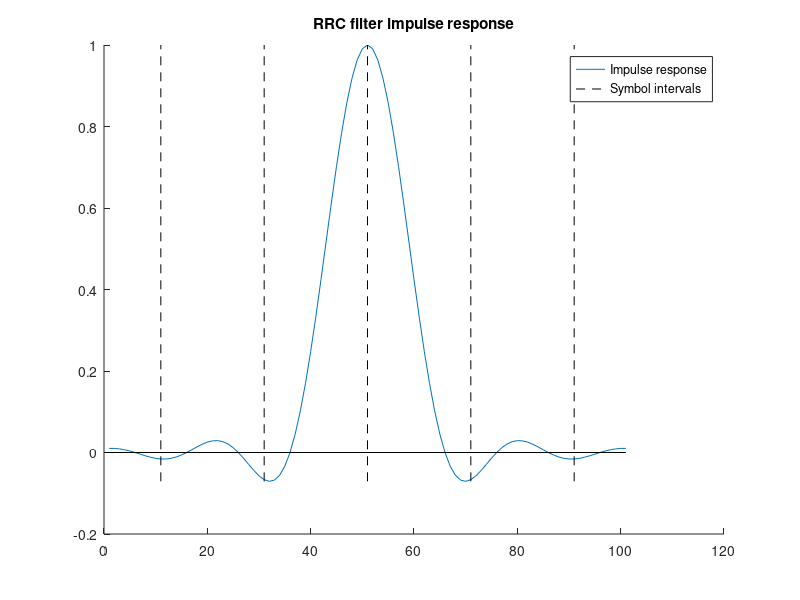
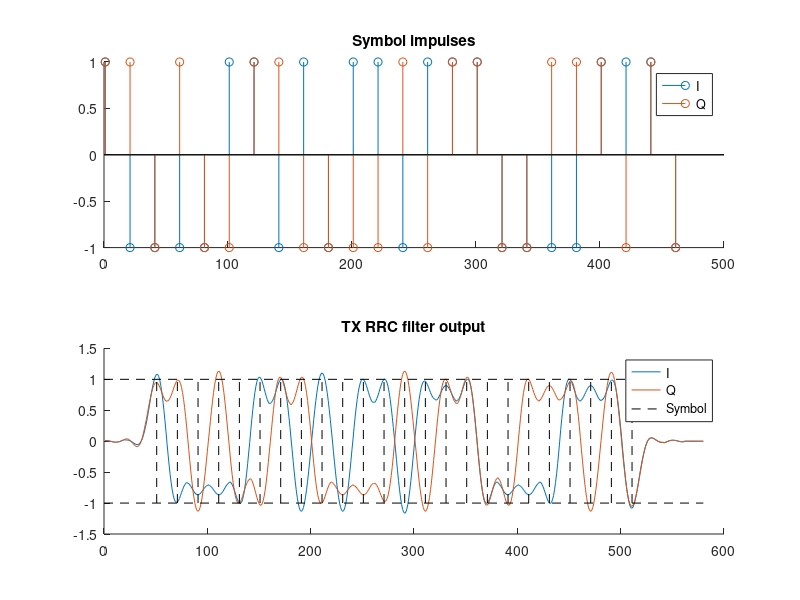
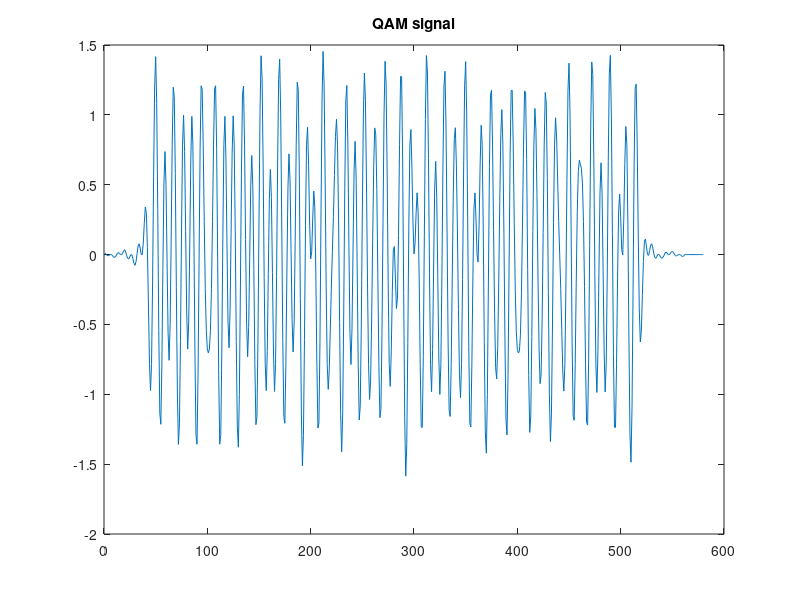
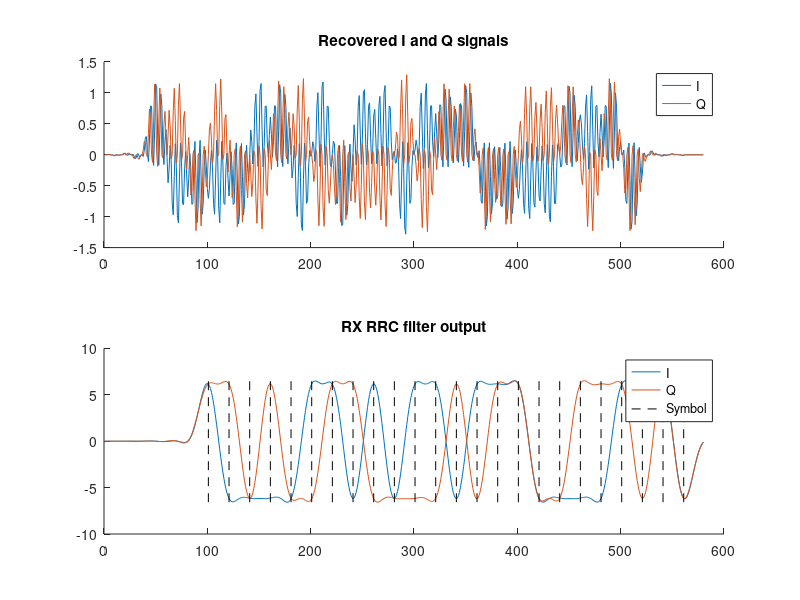

MATLAB code to generate these figures, in order: (Note: this script raises an error after producing the figures.)
clc
clear
close all;

%% QAM parameters

sampleFrequency = 96000; % Hz
carrierFrequency = 9600; % Hz (must be divisible by sampleFrequency)
pilotToneFrequency = 1000; % Hz
carrierCyclesPerSymbol = 2.0; % increasing this value will increases spectral efficiency
bitsPerSymbol = 2; % must be an even number
symbolsPerRrcFilter = 5; % number of symbols
beta = 1.0; % 0 = best spectral efficiency but requires infinite filter length, 1 = poor spectral efficiency but best ISI for finite filter length
oversampling = 1; % multiplier (1 = no oversampling)
constellationRepetitions = 5;

fprintf('Bit rate:   %0.0f bps\n', bitsPerSymbol * (carrierFrequency / carrierCyclesPerSymbol));
fprintf('Latency:    %0.2f ms\n', 1000 * symbolsPerRrcFilter * carrierCyclesPerSymbol * (1 / carrierFrequency));
fprintf('Jitter:     %0.2f ms\n', 1000 * (1 / (carrierFrequency / carrierCyclesPerSymbol)));

samplesPerSymbol = carrierCyclesPerSymbol * (sampleFrequency / carrierFrequency);

%% RRC filter - https://en.wikipedia.org/wiki/Root-raised-cosine_filter

samplesPerRrcFilterSide = (symbolsPerRrcFilter / 2) * samplesPerSymbol;
samplesPerRrcFilter = 1 + symbolsPerRrcFilter * samplesPerSymbol;

tVector = linspace(-samplesPerRrcFilterSide, samplesPerRrcFilterSide, samplesPerRrcFilter);
T = samplesPerSymbol;

rrcFilterImpulseResponse = zeros(1, length(tVector));
for index = 1:length(tVector)
    t = tVector(index);
    if t == 0
        rrcFilterImpulseResponse(index) = (1 / T) * (1 + beta * ((4 / pi) - 1));
    elseif abs(t) == (T / (4 * beta))
        rrcFilterImpulseResponse(index) = (beta / (T * sqrt(2))) * ((1 + (2 / pi)) * sin(pi / (4 * beta)) + (1 - (2 / pi)) * cos(pi / (4 * beta)));
    else
        numerator = sin(pi * (t / T) * (1 - beta)) + 4 * beta * (t / T) * cos(pi * (t / T) * (1 + beta));
        denominator = pi * (t / T) * (1 - (4 * beta * (t / T))^2);
        rrcFilterImpulseResponse(index) = (1 / T) * (numerator / denominator);
    end
end

rrcFilterImpulseResponse = rrcFilterImpulseResponse * (1 / max(rrcFilterImpulseResponse));

figure;
hold on;
plot(rrcFilterImpulseResponse);
centreIndex = samplesPerRrcFilterSide + 1;
plot([centreIndex centreIndex], [min(rrcFilterImpulseResponse), max(rrcFilterImpulseResponse)], 'k--');
for symbolCount = 1:1:floor(symbolsPerRrcFilter / 2)
    index = centreIndex - (symbolCount * samplesPerSymbol);
    plot([index index], [min(rrcFilterImpulseResponse), max(rrcFilterImpulseResponse)], 'k--');
    index = centreIndex + (symbolCount * samplesPerSymbol);
    plot([index index], [min(rrcFilterImpulseResponse), max(rrcFilterImpulseResponse)], 'k--');
end
plot([0 length(tVector)], [0 0], 'k');
title('RRC filter impulse response');
legend('Impulse response', 'Symbol intervals');

%% Symbol modulation

amplitudes = linspace(-1, 1, sqrt(2^bitsPerSymbol));

iSequence = [];
qSequence = [];
for constellationCount = 1:(1 + constellationRepetitions)
    for iSequenceIndex = 1:length(amplitudes)
        for qSequenceIndex = 1:length(amplitudes)
            iSequence = [iSequence, amplitudes(iSequenceIndex)];
            qSequence = [qSequence, amplitudes(qSequenceIndex)];
        end
    end
end

randomOrderIndexes = randperm(length(iSequence));
iSequence = iSequence(randomOrderIndexes);
qSequence = qSequence(randomOrderIndexes);

numberOfSymbols = length(iSequence);

iSequence = [iSequence, zeros(1, symbolsPerRrcFilter)];
qSequence = [qSequence, zeros(1, symbolsPerRrcFilter)];

iImpulses = zeros(1, length(iSequence) * samplesPerSymbol);
qImpulses = zeros(1, length(iSequence) * samplesPerSymbol);
for sequenceIndex = 1:numberOfSymbols
    symbolIndex = (sequenceIndex - 1) * samplesPerSymbol + 1;
    iImpulses(symbolIndex) = iSequence(sequenceIndex);
    qImpulses(symbolIndex) = qSequence(sequenceIndex);
end

iBaseband = filter(rrcFilterImpulseResponse, 1, iImpulses);
qBaseband = filter(rrcFilterImpulseResponse, 1, qImpulses);

figure;
subplot(2, 1, 1);
hold on;
title('Symbol impulses');
stem(find(iImpulses), iImpulses(iImpulses ~= 0));
stem(find(qImpulses), qImpulses(qImpulses ~= 0));
legend('I', 'Q');
subplot(2, 1, 2);
hold on;
title('TX RRC filter output');
plot(iBaseband);
plot(qBaseband);
txSymbolIndexes = (samplesPerRrcFilterSide + 1) + (0:samplesPerSymbol:((numberOfSymbols - 1) * samplesPerSymbol));
for txSampleIndex = txSymbolIndexes
    plot([txSampleIndex, txSampleIndex], [amplitudes(1), amplitudes(end)], 'k--');
end
for amplitudeIndex = 1:length(amplitudes)
    plot([0 length(iBaseband)], [amplitudes(amplitudeIndex), amplitudes(amplitudeIndex)], 'k--');
end
legend('I', 'Q', 'Symbol');

%% QAM signal

samplePeriod = 1 / sampleFrequency;
time = 0:samplePeriod:((length(iBaseband) * samplePeriod) - samplePeriod);
iCarrier = cos(2 * pi * carrierFrequency * time);
qCarrier = -sin(2 * pi * carrierFrequency * time);

iSignal = iBaseband .* iCarrier;
qSignal = qBaseband .* qCarrier;

qamSignal = iSignal + qSignal;

%% Pilot tone

% pilotTone = sin(2 * pi * pilotToneFrequency * time);
% qamSignal = qamSignal + pilotTone;

%% Audio loopback

% outputGain = 0.05;
% startStopDelay = 0.2; % delay between sound start/stop and record start/stop
%
% audiorecorderObject = audiorecorder(sampleFrequency, 24, 1); % 24-bit, single channel
%
% sound(outputGain * qamSignal, sampleFrequency);
% pause(startStopDelay);
% record(audiorecorderObject);
% pause((length(qamSignal) * samplePeriod) - startStopDelay);
% stop(audiorecorderObject);
%
% qamSignal = getaudiodata(audiorecorderObject);
% time = 0:samplePeriod:((length(qamSignal) * samplePeriod) - samplePeriod);
%
% save('audioLoopback.mat');
% load('audioLoopback.mat'); % comment out all lines above this to use most recent audio

%% Plot QAM signal

figure;
plot(qamSignal);
title('QAM signal');

%% Frequency spectrum - https://uk.mathworks.com/help/matlab/ref/fft.html

% startFrequency = 0; % Hz
% stopFrquency = 24000; % Hz
% resolutionBandwidth = 100; % Hz
%
% numberOfSamples = length(qamSignal);
% fftComplex = fft(qamSignal);
% fftReal = abs(fftComplex / numberOfSamples);
% fftReal = fftReal(1:round((numberOfSamples / 2) + 1)); % exclude reflection
% fftReal(2:(end - 1)) = 2 * fftReal(2:(end - 1));
% fftFrequencies = sampleFrequency * (0:(numberOfSamples / 2)) / numberOfSamples;
%
% binEdges = startFrequency:resolutionBandwidth:stopFrquency;
% binCentres = binEdges(2:end) - (resolutionBandwidth / 2);
% numberOfBins = length(binCentres);
% binAverage = zeros(1, numberOfBins);
% for binIndex = 2:numberOfBins
%     selectedIndexes = (fftFrequencies >= binEdges(binIndex - 1)) & (fftFrequencies < binEdges(binIndex));
%     numberOfSelectedIndexes = length(selectedIndexes);
%     binAverage(binIndex) = sum(fftReal(selectedIndexes)) / numberOfSelectedIndexes;
% end
%
% figure;
% hold on;
% plot(binCentres / 1000, binAverage * (1 / max(binAverage)));
% xlim([0, stopFrquency / 1000]);
% title('Frequency spectrum');
% xlabel('Frequency (kHz)');

%% AGC using pilot tone

% qamSignal = pilotToneAgc(qamSignal, sampleFrequency, pilotToneFrequency);

%% Pilot tone PPL

% [~, pilotToneInverseSin] = pilotTonePll(qamSignal, sampleFrequency, pilotToneFrequency);

%% Oversampling

oversampledSampleFrequency = oversampling * sampleFrequency;
oversampledTime = linspace(time(1), time(end), oversampling * length(time));
oversampledQamSignal = interp1(time, qamSignal, oversampledTime, 'linear');
oversampledSamplesPerFilter = oversampling * samplesPerRrcFilter;
oversampledSamplesPerSymbol = oversampling * samplesPerSymbol;
oversampledFilterImpulseResponse = interp1(1:samplesPerRrcFilter, rrcFilterImpulseResponse, linspace(1, samplesPerRrcFilter, oversampling * samplesPerRrcFilter), 'linear');
% oversampledPilotToneInverseSin = interp1(time, pilotToneInverseSin, oversampledTime, 'linear');

%% Demodulation

% pilotToneCarrierRatio = (carrierFrequency / pilotToneFrequency);
% pilotToneSymbolRatio = (carrierFrequency / carrierCyclesPerSymbol / pilotToneFrequency);
% constellationPoints = demodulator(oversampledQamSignal, oversampledSampleFrequency, oversampledFilterImpulseResponse, oversampledPilotToneInverseSin, pilotToneCarrierRatio, pilotToneSymbolRatio);

%% Constellation scale correction

% constellationPoints = constellationScaleCorrection(constellationPoints, bitsPerSymbol);
%
% figure;
% hold on;
% plot(constellationPoints(:, 1), constellationPoints(:, 2), '.');
% axis square;
% grid on;
% title('IQ constellation');
% xlabel('I');
% ylabel('Q');
% axisLimit = sqrt(2^bitsPerSymbol);
% xticks(-axisLimit:2:axisLimit);
% yticks(-axisLimit:2:axisLimit);
% xlim([-axisLimit, axisLimit]);
% ylim([-axisLimit, axisLimit]);
% set(gca, 'Yticklabel', [])
% set(gca, 'Xticklabel', []);

%% Cheat demodulation

recoveredICarrier = cos(2 * pi * carrierFrequency * oversampledTime);
recoveredQCarrier = -sin(2 * pi * carrierFrequency * oversampledTime);
rxSymbolIndexes = oversampledSamplesPerFilter + (0:oversampledSamplesPerSymbol:((numberOfSymbols - 1) * oversampledSamplesPerSymbol));

recoveredISignal = oversampledQamSignal .* recoveredICarrier;
recoveredQSignal = oversampledQamSignal .* recoveredQCarrier;

recoveredIBaseband = filter(oversampledFilterImpulseResponse, 1, recoveredISignal);
recoveredQBaseband = filter(oversampledFilterImpulseResponse, 1, recoveredQSignal);

constellationPoints = zeros(length(rxSymbolIndexes), 2);
for index = 1:length(rxSymbolIndexes)
    symbolIndex = rxSymbolIndexes(index);
    constellationPoints(index, :) = [recoveredIBaseband(symbolIndex), recoveredQBaseband(symbolIndex)];
end

figure;
subplot(2, 1, 1);
hold on;
title('Recovered I and Q signals');
plot(recoveredISignal);
plot(recoveredQSignal);
legend('I', 'Q');
subplot(2, 1, 2);
hold on;
title('RX RRC filter output');
plot(recoveredIBaseband);
plot(recoveredQBaseband);
for rxSampleIndex = rxSymbolIndexes
    plot([rxSampleIndex rxSampleIndex], [min([recoveredIBaseband recoveredQBaseband]), max([recoveredIBaseband recoveredQBaseband])], 'k--');
end
legend('I', 'Q', 'Symbol');

figure;
subplot(2, 1, 1);
hold on;
for rxSymbolIndexesIndex = 2:2:(length(rxSymbolIndexes) - 1)
    rxSymbolStartIndex = rxSymbolIndexes(rxSymbolIndexesIndex) - oversampledSamplesPerSymbol;
    rxSymbolSEndIndex = rxSymbolIndexes(rxSymbolIndexesIndex) + oversampledSamplesPerSymbol;
    plot(recoveredIBaseband(rxSymbolStartIndex:rxSymbolSEndIndex), 'b');
end
title('I eye diagram');
subplot(2, 1, 2);
hold on;
for rxSymbolIndexesIndex = 2:2:(length(rxSymbolIndexes) - 1)
    rxSymbolStartIndex = rxSymbolIndexes(rxSymbolIndexesIndex) - oversampledSamplesPerSymbol;
    rxSymbolSEndIndex = rxSymbolIndexes(rxSymbolIndexesIndex) + oversampledSamplesPerSymbol;
    plot(recoveredQBaseband(rxSymbolStartIndex:rxSymbolSEndIndex), 'b');
end
title('Q eye diagram');

figure;
hold on;
plot(constellationPoints(:, 1), constellationPoints(:, 2), '.');
axis square;
axis equal;
title('IQ constellation');

%% Distribute figures across screen

distributeFigures(false);
